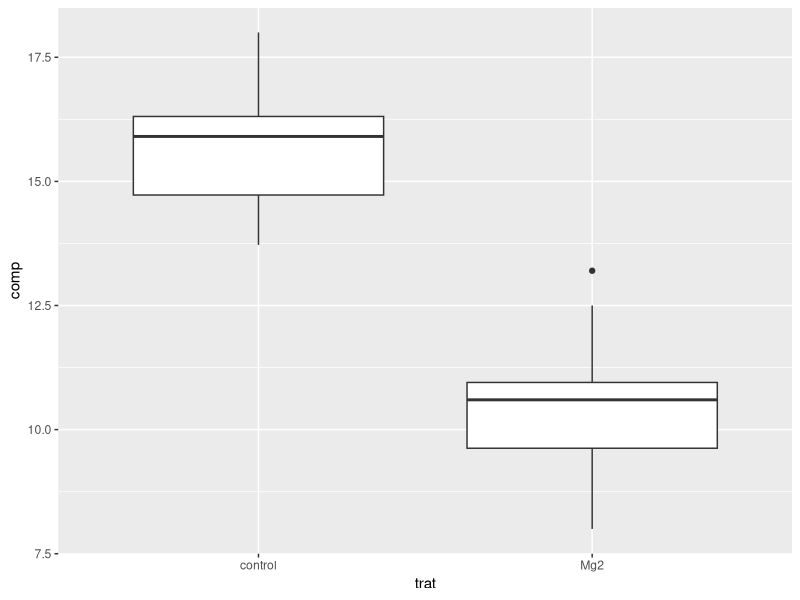
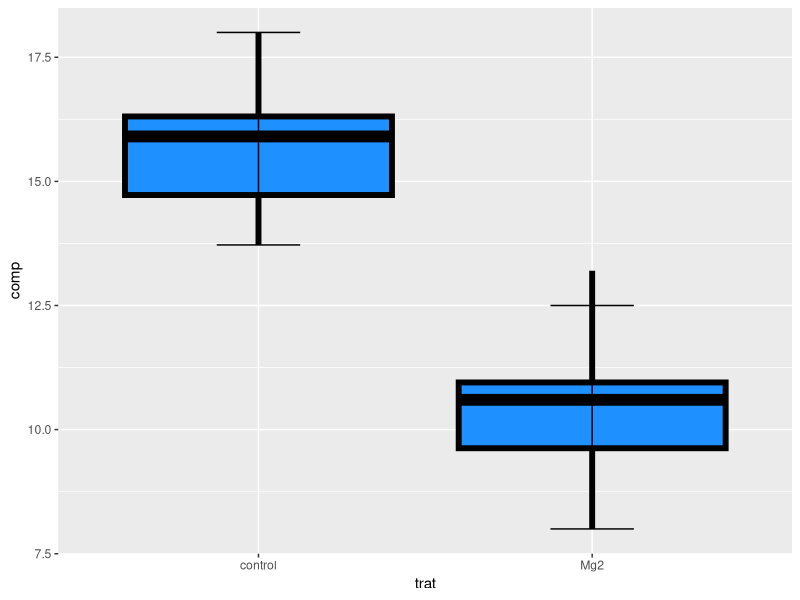
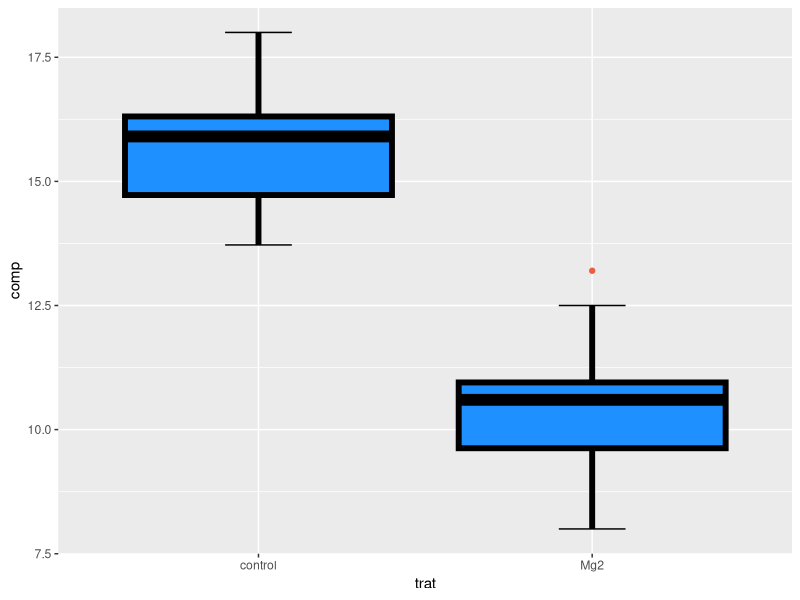
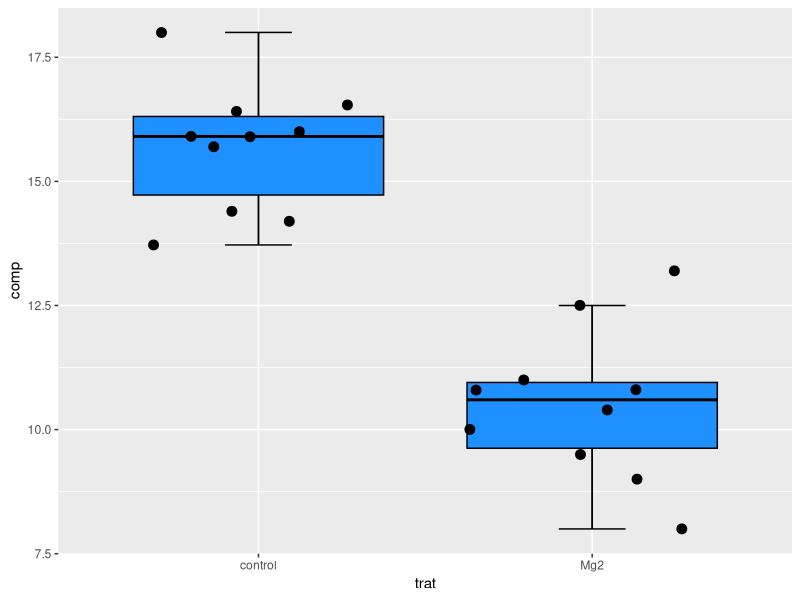
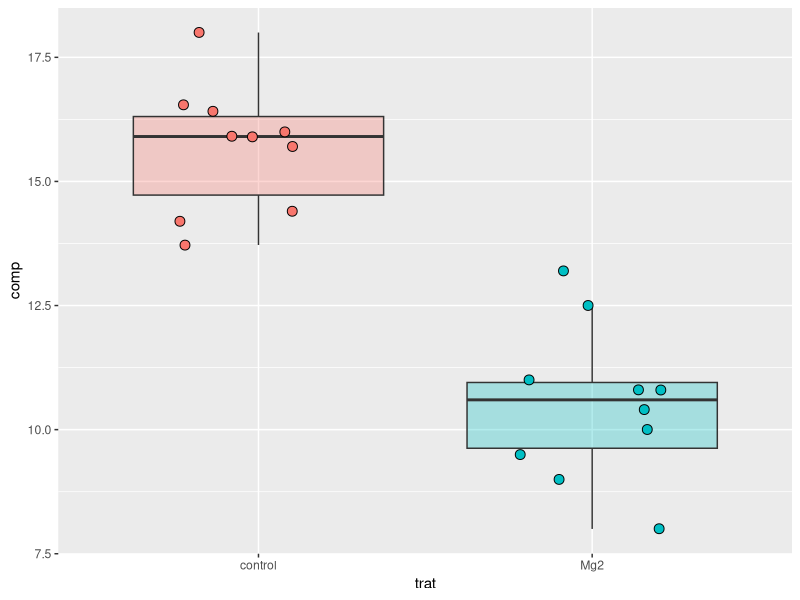
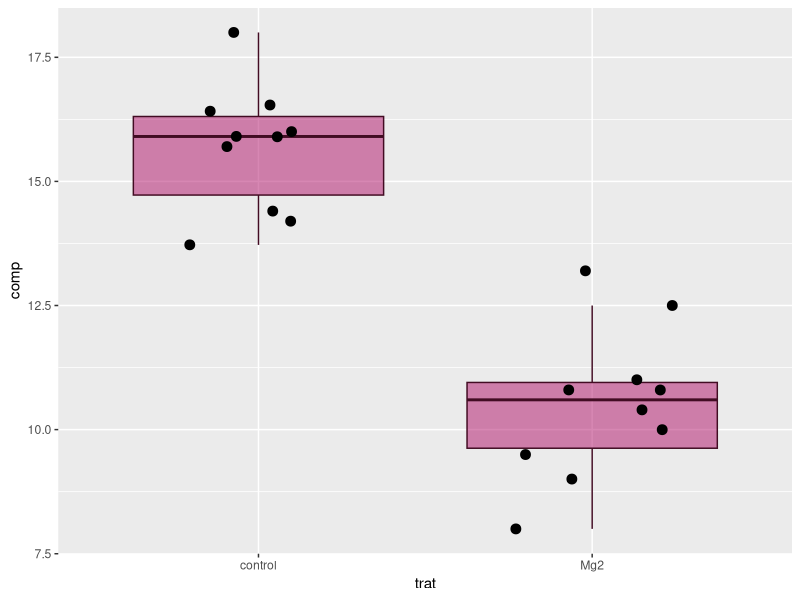
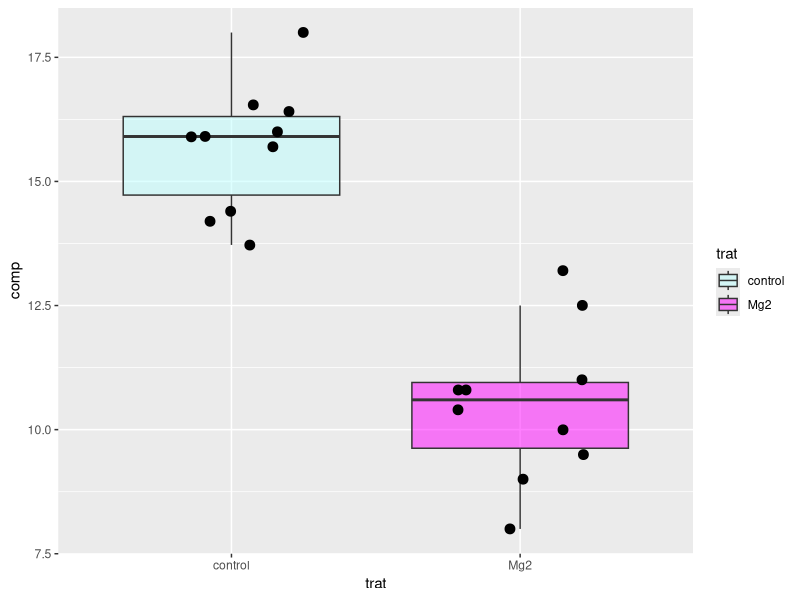
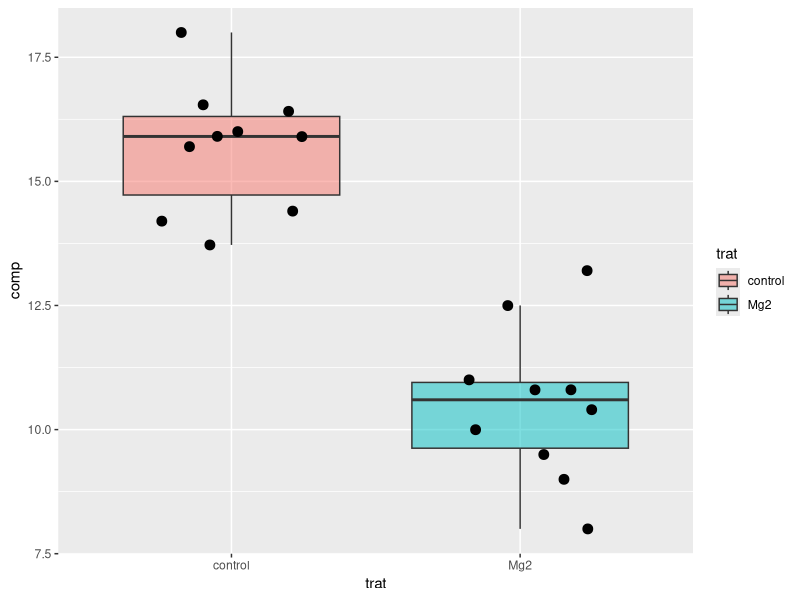

The R script that drew these images, in order:
## ---- chunk 1
# llamar a la librería 
library(tidyverse)

# copiar la data y pegar utilizando addins seguido de paste as tribble
dato <- tibble::tribble(
              ~"trat", ~"rep", ~"comp",
              "Mg2",   1L,     9,
              "Mg2",   2L,  12.5,
              "Mg2",   3L,    10,
              "Mg2",   4L,     8,
              "Mg2",   5L,  13.2,
              "Mg2",   6L,    11,
              "Mg2",   7L,  10.8,
              "Mg2",   8L,   9.5,
              "Mg2",   9L,  10.8,
              "Mg2",  10L,  10.4,
          "control",   1L, 13.72,
          "control",   2L, 15.91,
          "control",   3L,  15.7,
          "control",   4L,  14.2,
          "control",   5L,  15.9,
          "control",   6L, 16.54,
          "control",   7L,    18,
          "control",   8L,  14.4,
          "control",   9L, 16.41,
          "control",  10L,    16
          )
## ---- chunk 2
head(dato)
names(dato)
str(dato)
summary(dato)
## ---- chunk 3
library(ggplot2)
dato |> 
  ggplot(aes(trat, comp)) +
  geom_boxplot()
## ---- chunk 4
dato |> 
  ggplot(aes(trat, comp)) +
    geom_boxplot(fill = "dodgerblue1", 
               colour = "black",
               width = 0.8, # ancho de la caja
               coef = 10, # tamaño de los bigotes
               alpha = 1, # transparencia
               outlier.colour = "tomato2", #NA
               size = 2) + # bordes
    stat_boxplot(geom ='errorbar', width = 0.25) # barrar a bigotes              
## ---- chunk 5
dato |> 
  ggplot(aes(trat, comp)) +
  stat_boxplot(geom ='errorbar',
               width = 0.2) + 
  geom_boxplot(fill = "dodgerblue1", 
               colour = "black",
               width = 0.8, 
               alpha = 1, 
               outlier.colour = "tomato2", #NA
               size = 2) 
## ---- chunk 6
library(ggplot2)
dato |> 
  ggplot(aes(trat, comp)) +
  stat_boxplot(geom ='errorbar',
               width = 0.2) +
  geom_boxplot(fill = "dodgerblue1", 
               colour = "black", 
               alpha = 1, 
               outlier.colour = NA) +
  geom_jitter(color = "black",
              size = 3,
              #shape = 2, 
              with = 0.05) # with, width
## ---- chunk 7
dato |> 
  ggplot(aes(trat, comp, fill = trat)) +
  geom_boxplot(show.legend = FALSE,
               outlier.shape = NA, 
               alpha = 0.3) +   
  geom_jitter(show.legend = FALSE,
              color = "black",
              size = 3,
              shape = 21,
              width = 0.25) # with, width
## ---- chunk 8
dato |> 
  ggplot(aes(trat, comp)) +
  geom_boxplot(fill = "#B010682B", 
               colour = "#420C23",
               show.legend = FALSE,
               outlier.shape = NA, 
               alpha = 0.5) +   
  geom_jitter(show.legend = FALSE,
              color = "black",
              size = 3,
              #shape = 21,
              width = 0.25) # with, width
## ---- chunk 9
c("#BBFFFF","#FF00FF")
## ---- chunk 10
dato |> 
  ggplot(aes(trat, comp, fill = trat)) +
  geom_boxplot(outlier.shape = NA, 
               alpha = 0.5) +   
  geom_jitter(show.legend = FALSE,
              color = "black",
              size = 3,
              width = 0.25) + 
  scale_fill_manual(values = c(control ="#BBFFFF",
                               Mg2 = "#FF00FF"))
## ---- chunk 11
dato |> 
  ggplot(aes(trat, comp, fill = trat)) +
  geom_boxplot(outlier.shape = NA, 
               alpha = 0.5) +   
  geom_jitter(show.legend = FALSE,
              color = "black",
              size = 3,
              width = 0.25) + 
  scale_fill_hue() 
## ---- chunk 12
dato |> 
  ggplot(aes(trat, comp, fill = trat)) +
  geom_boxplot(outlier.shape = NA, 
               alpha = 0.8) +   
  geom_jitter(show.legend = FALSE,
              color = "black",
              size = 3,
              width = 0.25) + 
  scale_fill_brewer(palette = 18) # 1-18
## ---- chunk 13
dato |> 
  ggplot(aes(trat, comp, fill = trat)) +
  geom_boxplot(outlier.shape = NA, 
               alpha = 0.8) +   
  geom_jitter(show.legend = FALSE,
              color = "black",
              size = 3,
              width = 0.25) + 
  scale_fill_brewer(palette = "Oranges") #fill, color
## ---- chunk 14
dato |> 
  ggplot(aes(trat, comp, fill = trat)) +
  geom_boxplot(outlier.shape = NA, 
               alpha = 0.8) +   
  geom_jitter(show.legend = FALSE,
              color = "black",
              size = 3,
              width = 0.25) + 
  scale_fill_brewer(palette = "Oranges") +
  theme_classic() +
  labs(tittle = "Investigación", 
       x = "Tratamientos",
       y = "Diámetro (mm)") +
  expand_limits(x = 0, y = 0) +
  scale_y_continuous(limits = c(0,20),
                     breaks = c(0,5,10,15,20)) +
  theme(axis.title = element_text(size = 20, 
                                  color = "red",
                                  face = "italic"),
        axis.text.x = element_text(size = 20, 
                                   color = "blue", 
                                   hjust = 0.5, 
                                   vjust = 1,
                                   face = "bold")) + #“plain”, “italic”, “bold” and “bold.italic”
  theme(axis.text.y = element_text(size = 20, 
                                   color = "green", 
                                   hjust = 1, 
                                   vjust = 0.4,
                                   face = "italic")) +
  theme(legend.position = "none") 
## ---- chunk 15
dato |> 
  ggplot(aes(trat, comp, fill = trat)) +
  stat_boxplot(geom = "errorbar", 
               width = 0.15) +
  geom_boxplot(outlier.shape = NA,
               color = "black",
               size = 0.5) + 
  geom_jitter(color = "black",
               size = 2) +
  theme_classic() +
  labs(x = "Factores",
       y = "Altura de planta (cm)") +
  scale_fill_brewer(palette = "7") +
  expand_limits(y = 0) +
  scale_y_continuous(limits = c(0,23),
                     breaks = c(0,5,10,15,20,25,30)) +
  theme(axis.title = element_text(size = 20, color = "red")) +
  theme(axis.text.x = element_text(size = 15, color = "blue")) +
  theme(axis.text.y = element_text(size = 15, color = "green")) +
  theme(legend.position = c(0.2, 0.9),
        legend.background = element_rect(color = "black"),
        legend.text = element_text(size = 15), 
        legend.title = element_text(size = 15)) + 
  scale_fill_discrete(name = "Tratamientos")
